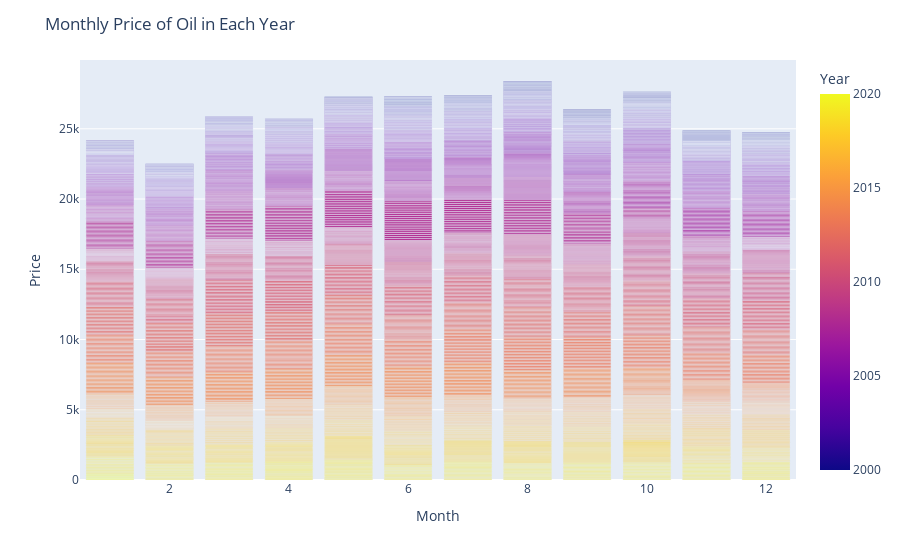

The code cell stored with this chart in its notebook:
### Code cell
# Price of Oil Monthly wise in Each Year
fig = pl.bar(df,x = df['Month'], y = df['Price'],color=df['Year'])
fig.update_layout(title = "Monthly Price of Oil in Each Year",
                  xaxis_title = 'Month',
                  yaxis_title = "Price")
fig.show()

### Figure 1 — Plotly figure (JSON) as saved in the notebook; plotly's stock layout.template omitted (floating-point values rounded to 4 significant figures; data arrays with more than 128 entries replaced by an {"elided": "..."} marker saying what was removed)
{"data": [{"alignmentgroup": "True", "hovertemplate": "Month=%{x}<br>Price=%{y}<br>Year=%{marker.color}<extra></extra>", "legendgroup": "", "marker": {"color": {"elided": "4996 int values"}, "coloraxis": "coloraxis", "pattern": {"shape": ""}}, "name": "", "offsetgroup": "", "orientation": "v", "showlegend": false, "textposition": "auto", "type": "bar", "x": {"elided": "4996 int values"}, "xaxis": "x", "y": {"elided": "4996 float values"}, "yaxis": "y"}], "layout": {"barmode": "relative", "coloraxis": {"colorbar": {"title": {"text": "Year"}}, "colorscale": [[0, "#0d0887"], [0.1111, "#46039f"], [0.2222, "#7201a8"], [0.3333, "#9c179e"], [0.4444, "#bd3786"], [0.5556, "#d8576b"], [0.6667, "#ed7953"], [0.7778, "#fb9f3a"], [0.8889, "#fdca26"], [1, "#f0f921"]]}, "legend": {"tracegroupgap": 0}, "margin": {"t": 60}, "title": {"text": "Monthly Price of Oil in Each Year"}, "xaxis": {"anchor": "y", "domain": [0, 1], "title": {"text": "Month"}}, "yaxis": {"anchor": "x", "domain": [0, 1], "title": {"text": "Price"}}}}
